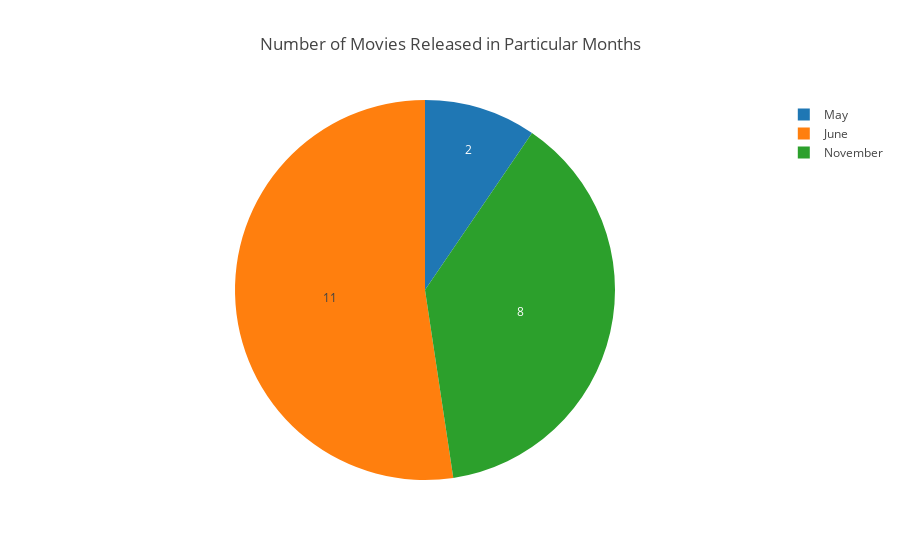

The notebook cell this image was saved under:
### Code cell
# Pie Chart to visualize number of movies released in particular months

fig = {
    'data': [
        dict(
            labels = ['May', 'June', 'November'],
            values = [2,11,8],
            type = 'pie',
            sort = False,
            hoverinfo = 'label+percent',
            textinfo = 'value'
        )
],
    'layout' : 
        dict(
            title = 'Number of Movies Released in Particular Months'
    )
}

iplot(fig)

### Figure 1 — Plotly figure (JSON) as saved in the notebook; plotly's stock layout.template omitted (floating-point values rounded to 4 significant figures)
{"data": [{"hoverinfo": "label+percent", "labels": ["May", "June", "November"], "sort": false, "textinfo": "value", "type": "pie", "uid": "b8129a32-f712-45c7-8bf5-13749bcf8fd6", "values": [2, 11, 8]}], "layout": {"title": {"text": "Number of Movies Released in Particular Months"}}}
